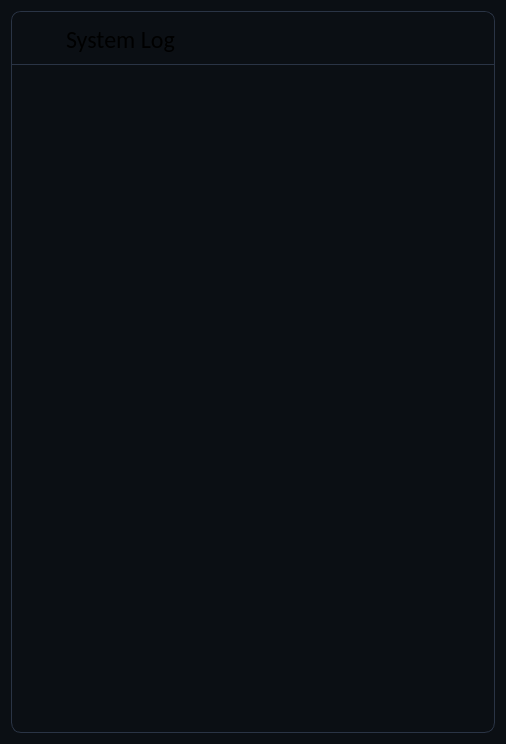
<?xml version="1.0" encoding="UTF-8"?>
<ui version="4.0">
 <class>SystemLogDialog</class>
 <widget class="QDialog" name="SystemLogDialog">
  <property name="geometry">
   <rect>
    <x>0</x>
    <y>0</y>
    <width>506</width>
    <height>744</height>
   </rect>
  </property>
  <property name="windowTitle">
   <string>Dialog</string>
  </property>
  <property name="styleSheet">
   <string notr="true">background-color:#0B0F14;</string>
  </property>
  <layout class="QHBoxLayout" name="horizontalLayout">
   <item>
    <widget class="QFrame" name="frame">
     <property name="styleSheet">
      <string notr="true">border-radius:10px;
border:1px solid #2A3445;</string>
     </property>
     <property name="frameShape">
      <enum>QFrame::Shape::StyledPanel</enum>
     </property>
     <property name="frameShadow">
      <enum>QFrame::Shadow::Raised</enum>
     </property>
     <layout class="QVBoxLayout" name="verticalLayout_3">
      <property name="leftMargin">
       <number>0</number>
      </property>
      <property name="topMargin">
       <number>0</number>
      </property>
      <property name="rightMargin">
       <number>0</number>
      </property>
      <item>
       <widget class="QFrame" name="frame_3">
        <property name="styleSheet">
         <string notr="true">border:none;</string>
        </property>
        <property name="frameShape">
         <enum>QFrame::Shape::StyledPanel</enum>
        </property>
        <property name="frameShadow">
         <enum>QFrame::Shadow::Raised</enum>
        </property>
        <layout class="QVBoxLayout" name="verticalLayout_5">
         <property name="topMargin">
          <number>0</number>
         </property>
         <property name="bottomMargin">
          <number>0</number>
         </property>
         <item>
          <layout class="QHBoxLayout" name="Layout">
           <property name="leftMargin">
            <number>9</number>
           </property>
           <property name="topMargin">
            <number>9</number>
           </property>
           <property name="rightMargin">
            <number>9</number>
           </property>
           <property name="bottomMargin">
            <number>3</number>
           </property>
           <item>
            <widget class="QLabel" name="Systemlog_icon">
             <property name="minimumSize">
              <size>
               <width>30</width>
               <height>30</height>
              </size>
             </property>
             <property name="maximumSize">
              <size>
               <width>30</width>
               <height>30</height>
              </size>
             </property>
             <property name="styleSheet">
              <string notr="true">border:none;</string>
             </property>
             <property name="text">
              <string/>
             </property>
             <property name="pixmap">
              <pixmap resource="resource.qrc">:/images/systemlog.png</pixmap>
             </property>
             <property name="scaledContents">
              <bool>true</bool>
             </property>
            </widget>
           </item>
           <item>
            <widget class="QLabel" name="label_LogHeader">
             <property name="minimumSize">
              <size>
               <width>0</width>
               <height>34</height>
              </size>
             </property>
             <property name="maximumSize">
              <size>
               <width>16777215</width>
               <height>30</height>
              </size>
             </property>
             <property name="font">
              <font>
               <family>Calibri</family>
               <pointsize>18</pointsize>
              </font>
             </property>
             <property name="styleSheet">
              <string notr="true">border:none;
background-color:#0B0F14;
</string>
             </property>
             <property name="text">
              <string>System Log</string>
             </property>
            </widget>
           </item>
          </layout>
         </item>
        </layout>
       </widget>
      </item>
      <item>
       <widget class="QListWidget" name="systemLog">
        <property name="styleSheet">
         <string notr="true">QListWidget
{
	border-radius:0px;
	border-top: 1px solid #2A3445;
	border-bottom:none;
	border-left:none;
	border-right:none;
    color: white;
    outline: none;
    font-size: 11pt;
}

QListWidget::item
{
    border-bottom: 1px solid rgb(42, 48, 58);
    padding: 12px;
}

QListWidget::item:selected
{
    background: transparent;
    color: white;
}</string>
        </property>
       </widget>
      </item>
     </layout>
    </widget>
   </item>
  </layout>
 </widget>
 <resources>
  <include location="resource.qrc"/>
 </resources>
 <connections/>
</ui>
